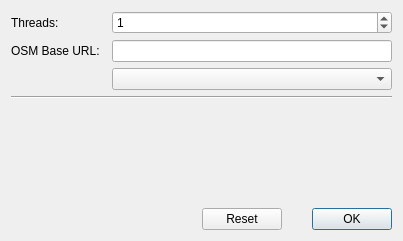
<?xml version="1.0" encoding="UTF-8"?>
<ui version="4.0">
 <class>OSMTileDownloaderSetupWidget</class>
 <widget class="QWidget" name="OSMTileDownloaderSetupWidget">
  <property name="geometry">
   <rect>
    <x>0</x>
    <y>0</y>
    <width>403</width>
    <height>241</height>
   </rect>
  </property>
  <property name="windowTitle">
   <string>Form</string>
  </property>
  <layout class="QGridLayout" name="gridLayout">
   <item row="2" column="2">
    <widget class="QComboBox" name="baseUrlCombo"/>
   </item>
   <item row="1" column="0">
    <widget class="QLabel" name="label_2">
     <property name="text">
      <string>OSM Base URL:</string>
     </property>
    </widget>
   </item>
   <item row="0" column="0">
    <widget class="QLabel" name="label">
     <property name="text">
      <string>Threads:</string>
     </property>
    </widget>
   </item>
   <item row="5" column="2">
    <spacer name="verticalSpacer">
     <property name="orientation">
      <enum>Qt::Vertical</enum>
     </property>
     <property name="sizeHint" stdset="0">
      <size>
       <width>20</width>
       <height>40</height>
      </size>
     </property>
    </spacer>
   </item>
   <item row="4" column="0">
    <widget class="QLabel" name="settingsChanged">
     <property name="text">
      <string/>
     </property>
    </widget>
   </item>
   <item row="1" column="2">
    <widget class="QLineEdit" name="baseUrlEdit"/>
   </item>
   <item row="3" column="0" colspan="3">
    <widget class="Line" name="line">
     <property name="orientation">
      <enum>Qt::Horizontal</enum>
     </property>
    </widget>
   </item>
   <item row="6" column="0" colspan="3">
    <layout class="QHBoxLayout" name="horizontalLayout">
     <item>
      <spacer name="horizontalSpacer">
       <property name="orientation">
        <enum>Qt::Horizontal</enum>
       </property>
       <property name="sizeHint" stdset="0">
        <size>
         <width>40</width>
         <height>20</height>
        </size>
       </property>
      </spacer>
     </item>
     <item>
      <widget class="QDialogButtonBox" name="buttonBox">
       <property name="standardButtons">
        <set>QDialogButtonBox::Ok|QDialogButtonBox::Reset</set>
       </property>
       <property name="centerButtons">
        <bool>false</bool>
       </property>
      </widget>
     </item>
    </layout>
   </item>
   <item row="0" column="2">
    <widget class="QSpinBox" name="threads">
     <property name="maximum">
      <number>128</number>
     </property>
     <property name="value">
      <number>1</number>
     </property>
    </widget>
   </item>
  </layout>
 </widget>
 <resources/>
 <connections/>
</ui>
